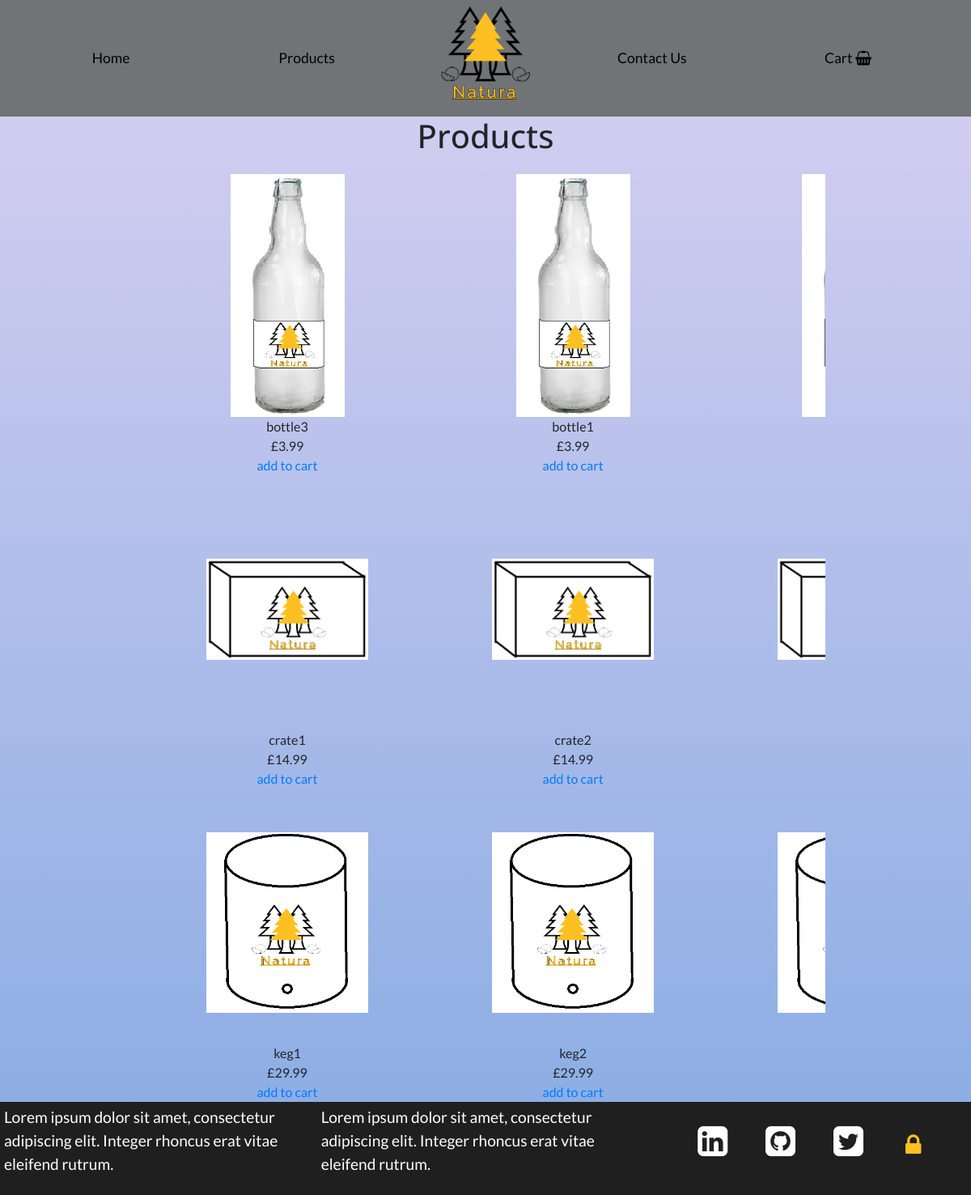
Page /products on the committed database.
### products/models.py (models this page shows, shortened)
class add_bottle(models.Model):
    PRODUCT_CHOICES = (
        ('1', 'Bottle'), ('2', 'Crate'), ('3', 'Keg'))
    product_type = models.CharField(
        max_length=50, choices=PRODUCT_CHOICES, default='')
    bottle_title = models.CharField(max_length=50, blank=False)
    bottle_price = models.DecimalField(blank=False, max_digits=10, decimal_places=2)
    bottle_img = models.ImageField(upload_to="static/img/bottle", blank=True, null=True)
    featured = models.BooleanField(default=False)

class add_crate(models.Model):
    crate_title = models.CharField(max_length=50, blank=False)
    crate_price = models.DecimalField(blank=False, max_digits=10, decimal_places=2)
    crate_img = models.ImageField(upload_to="static/img/crate", blank=True, null=True)

class add_keg(models.Model):
    keg_title = models.CharField(max_length=50, blank=False)
    keg_price = models.DecimalField(blank=False, max_digits=10, decimal_places=2)
    keg_img = models.ImageField(upload_to="static/img/keg", blank=True, null=True)

### products/views.py (the view)
# urls.py: path(r'products', products, name='products'),
def products(request):
    add_bottles = add_bottle.objects.all()
    add_crates = add_crate.objects.all()
    add_kegs = add_keg.objects.all()
    return render(request, "../templates/products.html",
    {"add_bottles": add_bottles,
    "add_crates": add_crates,
    "add_kegs": add_kegs})

### templates/products.html (shortened to what this page needs)
{%extends "base.html"%}
{%block heading%}
Products
{%endblock%}
{%block content%}
<div>
    <div>
        <div class="product-category">
            {%for add_bottles in add_bottles%}
                <div class="product">
                    <div class="product-img-bottle" style="background-image: url('{{MEDIA_URL}}{{add_bottles.bottle_img}}')"></div>
                    <div class="product-text">
                        <div>{{add_bottles.bottle_title}}</div>
                        <div>£{{add_bottles.bottle_price}}</div>
                        <a href="{%url 'add_to_cart' add_bottles.id %}">add to cart</a>
                    </div>
                </div>
            {%endfor%}
        </div>
        <div class="product-category">
            {%for add_crates in add_crates%}
                <div class="product">
                    <div class="product-img-crate"  style="background-image: url('{{MEDIA_URL}}{{add_crates.crate_img}}')"></div>
                    <div class="product-text">
                        <div>{{add_crates.crate_title}}</div>
                        <div>£{{add_crates.crate_price}}</div>
                        <a href="#">add to cart</a>
                    </div>
                </div>
            {%endfor%}
        </div>
        <div class="product-category">
            {%for add_kegs in add_kegs%}
                <div class="product">
                    <div class="product-img-keg"  style="background-image: url('{{MEDIA_URL}}{{add_kegs.keg_img}}')"></div>
                    <div class="product-text">
                        <div>{{add_kegs.keg_title}}</div>
                        <div>£{{add_kegs.keg_price}}</div>
                        <a href="#">add to cart</a>
                    </div>
                </div>
            {%endfor%}
        </div>
    </div>
</div>
{%endblock%}

### static/css/main.css (style rules this page uses)
body { font-family: 'Lato', sans-serif; }
.product-category { text-align: center; overflow-y: hidden; overflow-x: auto; width: 70%; margin-left: 15%; margin-right: 15%; white-space: nowrap; padding-top: 15px; }
.product { display: inline-block; width: 350px; height: 300px; }
.product-text { text-align: center; }
.product-img-bottle { background-repeat: no-repeat; display: inline-block; background-size: contain; background-position: center; height: 300px; width: 150px; }
.product-img-crate { background-repeat: no-repeat; display: inline-block; background-size: contain; background-position: center; height: 300px; width: 200px; }
.product-img-keg { background-repeat: no-repeat; display: inline-block; background-size: contain; background-position: center; height: 300px; width: 200px; }

### rows in the picture
add_bottle: bottle_img (picture), bottle_title "bottle3", bottle_price "3.99"
add_bottle: bottle_img (picture), bottle_title "bottle1", bottle_price "3.99"
add_bottle: bottle_img (picture)
add_crate: crate_img (picture), crate_title "crate1", crate_price "14.99"
add_crate: crate_img (picture), crate_title "crate2", crate_price "14.99"
add_crate: crate_img (picture)
add_keg: keg_img (picture), keg_title "keg1", keg_price "29.99"
add_keg: keg_img (picture), keg_title "keg2", keg_price "29.99"
add_keg: keg_img (picture)
